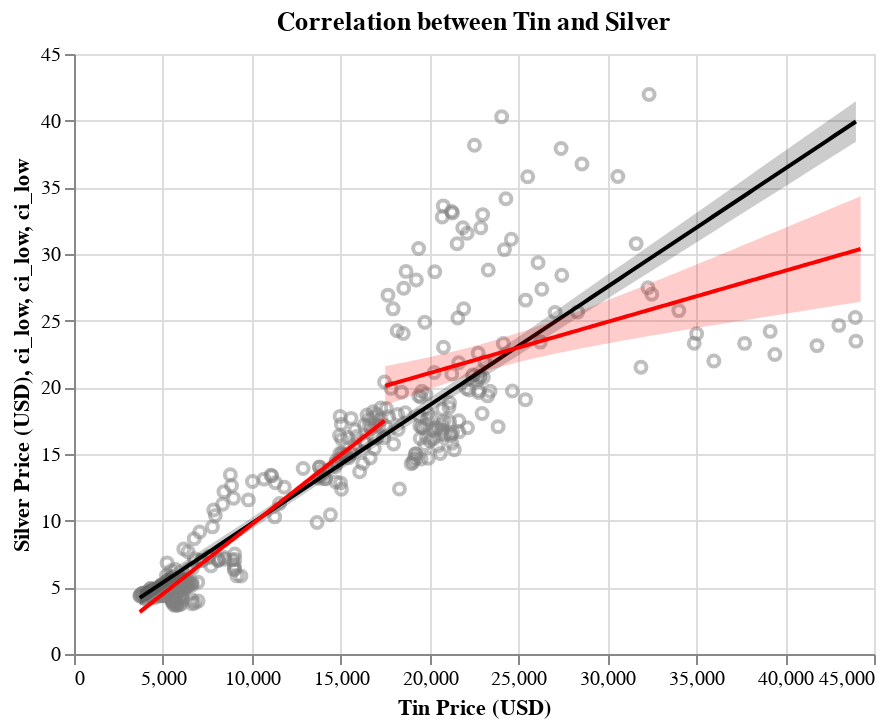

Notebook cell for this chart:
### Markdown cell above
**Gold**

Silver has an interesting price relationship to gold. There are two lines plotted: a standard linear regression (black) and a split regression with bifurcated data when gold exceeds $1300. The split relationship brings out an interesting point in this relationship. There is a very narrow confidence interval up to a gold price of $1300. However, once the threshold is surpassed, the confidence interval widens significantly, and the slope levels off somewhat. This phenomenon is worth further investigation before modeling an accurate prediction from this relationship.

### Code cell
# Tin Analysis

# split tin at 17500
tin_17500_greater = final_df[final_df["Tin"] > 17500].copy()
tin_17500_less = final_df[final_df["Tin"] < 17500].copy()

tin_chart = base_chart(
    final_df,
    "Silver",
    "Tin",
    "Correlation between Tin and Silver",
    "Silver Price (USD)",
    "Tin Price (USD)",
)
tin_pred, tin_reg = get_reg_fit(
    final_df,
    "Silver",
    "Tin",
    dcolor="black",
)
tin_17_pred_great, tin_17_reg_great = get_reg_fit(
    tin_17500_greater, "Silver", "Tin", dcolor="red"
)
tin_17_pred_less, tin_17_reg_less = get_reg_fit(
    tin_17500_less, "Silver", "Tin", dcolor="red"
)

# Display the charts
tin_chart + tin_reg + tin_17_reg_great + tin_17_reg_less

### Figure 1 — Vega-Lite specification as saved in the notebook (floating-point values rounded to 4 significant figures; data arrays with more than 128 entries replaced by an {"elided": "..."} marker saying what was removed)
{"config": {"view": {"continuousWidth": 400, "continuousHeight": 300}}, "layer": [{"data": {"name": "data-2b93f7c314d99252cf6aa61acd5f3322"}, "mark": {"type": "point", "color": "grey", "opacity": 0.5}, "encoding": {"x": {"field": "Tin", "scale": {"zero": false}, "title": "Tin Price (USD)", "type": "quantitative"}, "y": {"field": "Silver", "scale": {"zero": false}, "title": "Silver Price (USD)", "type": "quantitative"}}, "title": "Correlation between Tin and Silver"}, {"layer": [{"mark": {"type": "errorband", "color": "black", "opacity": 0.2}, "encoding": {"x": {"field": "Tin", "type": "quantitative"}, "y": {"field": "ci_low", "type": "quantitative"}, "y2": {"field": "ci_high"}}}, {"mark": {"type": "line", "color": "black"}, "encoding": {"x": {"field": "Tin", "type": "quantitative"}, "y": {"field": "Silver", "type": "quantitative"}}}], "data": {"name": "data-481c4c32b344d85592cf289d80092d28"}}, {"layer": [{"mark": {"type": "errorband", "color": "red", "opacity": 0.2}, "encoding": {"x": {"field": "Tin", "type": "quantitative"}, "y": {"field": "ci_low", "type": "quantitative"}, "y2": {"field": "ci_high"}}}, {"mark": {"type": "line", "color": "red"}, "encoding": {"x": {"field": "Tin", "type": "quantitative"}, "y": {"field": "Silver", "type": "quantitative"}}}], "data": {"name": "data-c2784fc90025fd7168217397766f5551"}}, {"layer": [{"mark": {"type": "errorband", "color": "red", "opacity": 0.2}, "encoding": {"x": {"field": "Tin", "type": "quantitative"}, "y": {"field": "ci_low", "type": "quantitative"}, "y2": {"field": "ci_high"}}}, {"mark": {"type": "line", "color": "red"}, "encoding": {"x": {"field": "Tin", "type": "quantitative"}, "y": {"field": "Silver", "type": "quantitative"}}}], "data": {"name": "data-9c1c310ea7539ecc3479f4dda8dff435"}}], "$schema": "https://vega.github.io/schema/vega-lite/v4.17.0.json", "datasets": {"data-2b93f7c314d99252cf6aa61acd5f3322": {"elided": "396 records"}, "data-481c4c32b344d85592cf289d80092d28": [{"Tin": 3698.0, "Silver": 4.204, "ci_low": 3.6, "ci_high": 4.808}, {"Tin": 4101.0, "Silver": 4.561, "ci_low": 3.971, "ci_high": 5.152}, {"Tin": 4504.0, "Silver": 4.919, "ci_low": 4.342, "ci_high": 5.495}, {"Tin": 4907.0, "Silver": 5.276, "ci_low": 4.712, "ci_high": 5.839}, {"Tin": 5310.0, "Silver": 5.633, "ci_low": 5.083, "ci_high": 6.184}, {"Tin": 5713.0, "Silver": 5.991, "ci_low": 5.453, "ci_high": 6.528}, {"Tin": 6115.0, "Silver": 6.348, "ci_low": 5.822, "ci_high": 6.874}, {"Tin": 6518.0, "Silver": 6.705, "ci_low": 6.192, "ci_high": 7.219}, {"Tin": 6921.0, "Silver": 7.063, "ci_low": 6.56, "ci_high": 7.565}, {"Tin": 7324.0, "Silver": 7.42, "ci_low": 6.928, "ci_high": 7.912}, {"Tin": 7727.0, "Silver": 7.777, "ci_low": 7.296, "ci_high": 8.258}, {"Tin": 8130.0, "Silver": 8.135, "ci_low": 7.663, "ci_high": 8.606}, {"Tin": 8533.0, "Silver": 8.492, "ci_low": 8.03, "ci_high": 8.954}, {"Tin": 8935.0, "Silver": 8.849, "ci_low": 8.396, "ci_high": 9.303}, {"Tin": 9338.0, "Silver": 9.207, "ci_low": 8.761, "ci_high": 9.652}, {"Tin": 9741.0, "Silver": 9.564, "ci_low": 9.126, "ci_high": 10.0}, {"Tin": 10140.0, "Silver": 9.921, "ci_low": 9.49, "ci_high": 10.35}, {"Tin": 10550.0, "Silver": 10.28, "ci_low": 9.853, "ci_high": 10.7}, {"Tin": 10950.0, "Silver": 10.64, "ci_low": 10.22, "ci_high": 11.06}, {"Tin": 11350.0, "Silver": 10.99, "ci_low": 10.58, "ci_high": 11.41}, {"Tin": 11760.0, "Silver": 11.35, "ci_low": 10.94, "ci_high": 11.76}, {"Tin": 12160.0, "Silver": 11.71, "ci_low": 11.3, "ci_high": 12.12}, {"Tin": 12560.0, "Silver": 12.07, "ci_low": 11.66, "ci_high": 12.47}, {"Tin": 12960.0, "Silver": 12.42, "ci_low": 12.01, "ci_high": 12.83}, {"Tin": 13370.0, "Silver": 12.78, "ci_low": 12.37, "ci_high": 13.19}, {"Tin": 13770.0, "Silver": 13.14, "ci_low": 12.73, "ci_high": 13.55}, {"Tin": 14170.0, "Silver": 13.49, "ci_low": 13.08, "ci_high": 13.91}, {"Tin": 14580.0, "Silver": 13.85, "ci_low": 13.44, "ci_high": 14.27}, {"Tin": 14980.0, "Silver": 14.21, "ci_low": 13.79, "ci_high": 14.63}, {"Tin": 15380.0, "Silver": 14.57, "ci_low": 14.15, "ci_high": 14.99}, {"Tin": 15780.0, "Silver": 14.92, "ci_low": 14.5, "ci_high": 15.35}, {"Tin": 16190.0, "Silver": 15.28, "ci_low": 14.85, "ci_high": 15.71}, {"Tin": 16590.0, "Silver": 15.64, "ci_low": 15.2, "ci_high": 16.08}, {"Tin": 16990.0, "Silver": 16.0, "ci_low": 15.55, "ci_high": 16.44}, {"Tin": 17400.0, "Silver": 16.35, "ci_low": 15.9, "ci_high": 16.81}, {"Tin": 17800.0, "Silver": 16.71, "ci_low": 16.25, "ci_high": 17.18}, {"Tin": 18200.0, "Silver": 17.07, "ci_low": 16.59, "ci_high": 17.54}, {"Tin": 18600.0, "Silver": 17.43, "ci_low": 16.94, "ci_high": 17.91}, {"Tin": 19010.0, "Silver": 17.78, "ci_low": 17.29, "ci_high": 18.28}, {"Tin": 19410.0, "Silver": 18.14, "ci_low": 17.64, "ci_high": 18.65}, {"Tin": 19810.0, "Silver": 18.5, "ci_low": 17.98, "ci_high": 19.01}, {"Tin": 20220.0, "Silver": 18.85, "ci_low": 18.33, "ci_high": 19.38}, {"Tin": 20620.0, "Silver": 19.21, "ci_low": 18.67, "ci_high": 19.75}, {"Tin": 21020.0, "Silver": 19.57, "ci_low": 19.02, "ci_high": 20.12}, {"Tin": 21420.0, "Silver": 19.93, "ci_low": 19.36, "ci_high": 20.49}, {"Tin": 21830.0, "Silver": 20.28, "ci_low": 19.7, "ci_high": 20.86}, {"Tin": 22230.0, "Silver": 20.64, "ci_low": 20.05, "ci_high": 21.24}, {"Tin": 22630.0, "Silver": 21.0, "ci_low": 20.39, "ci_high": 21.61}, {"Tin": 23040.0, "Silver": 21.36, "ci_low": 20.73, "ci_high": 21.98}, {"Tin": 23440.0, "Silver": 21.71, "ci_low": 21.08, "ci_high": 22.35}, {"Tin": 23840.0, "Silver": 22.07, "ci_low": 21.42, "ci_high": 22.72}, {"Tin": 24240.0, "Silver": 22.43, "ci_low": 21.76, "ci_high": 23.09}, {"Tin": 24650.0, "Silver": 22.79, "ci_low": 22.1, "ci_high": 23.47}, {"Tin": 25050.0, "Silver": 23.14, "ci_low": 22.45, "ci_high": 23.84}, {"Tin": 25450.0, "Silver": 23.5, "ci_low": 22.79, "ci_high": 24.21}, {"Tin": 25860.0, "Silver": 23.86, "ci_low": 23.13, "ci_high": 24.59}, {"Tin": 26260.0, "Silver": 24.21, "ci_low": 23.47, "ci_high": 24.96}, {"Tin": 26660.0, "Silver": 24.57, "ci_low": 23.81, "ci_high": 25.33}, {"Tin": 27060.0, "Silver": 24.93, "ci_low": 24.15, "ci_high": 25.71}, {"Tin": 27470.0, "Silver": 25.29, "ci_low": 24.49, "ci_high": 26.08}, {"Tin": 27870.0, "Silver": 25.64, "ci_low": 24.84, "ci_high": 26.45}, {"Tin": 28270.0, "Silver": 26.0, "ci_low": 25.18, "ci_high": 26.83}, {"Tin": 28680.0, "Silver": 26.36, "ci_low": 25.52, "ci_high": 27.2}, {"Tin": 29080.0, "Silver": 26.72, "ci_low": 25.86, "ci_high": 27.58}, {"Tin": 29480.0, "Silver": 27.07, "ci_low": 26.2, "ci_high": 27.95}, {"Tin": 29880.0, "Silver": 27.43, "ci_low": 26.54, "ci_high": 28.32}, {"Tin": 30290.0, "Silver": 27.79, "ci_low": 26.88, "ci_high": 28.7}, {"Tin": 30690.0, "Silver": 28.15, "ci_low": 27.22, "ci_high": 29.07}, {"Tin": 31090.0, "Silver": 28.5, "ci_low": 27.56, "ci_high": 29.45}, {"Tin": 31500.0, "Silver": 28.86, "ci_low": 27.9, "ci_high": 29.82}, {"Tin": 31900.0, "Silver": 29.22, "ci_low": 28.24, "ci_high": 30.2}, {"Tin": 32300.0, "Silver": 29.58, "ci_low": 28.58, "ci_high": 30.57}, {"Tin": 32700.0, "Silver": 29.93, "ci_low": 28.92, "ci_high": 30.95}, {"Tin": 33110.0, "Silver": 30.29, "ci_low": 29.26, "ci_high": 31.32}, {"Tin": 33510.0, "Silver": 30.65, "ci_low": 29.6, "ci_high": 31.7}, {"Tin": 33910.0, "Silver": 31.0, "ci_low": 29.94, "ci_high": 32.07}, {"Tin": 34310.0, "Silver": 31.36, "ci_low": 30.28, "ci_high": 32.45}, {"Tin": 34720.0, "Silver": 31.72, "ci_low": 30.62, "ci_high": 32.82}, {"Tin": 35120.0, "Silver": 32.08, "ci_low": 30.96, "ci_high": 33.2}, {"Tin": 35520.0, "Silver": 32.43, "ci_low": 31.3, "ci_high": 33.57}, {"Tin": 35930.0, "Silver": 32.79, "ci_low": 31.64, "ci_high": 33.95}, {"Tin": 36330.0, "Silver": 33.15, "ci_low": 31.98, "ci_high": 34.32}, {"Tin": 36730.0, "Silver": 33.51, "ci_low": 32.32, "ci_high": 34.7}, {"Tin": 37130.0, "Silver": 33.86, "ci_low": 32.66, "ci_high": 35.07}, {"Tin": 37540.0, "Silver": 34.22, "ci_low": 32.99, "ci_high": 35.45}, {"Tin": 37940.0, "Silver": 34.58, "ci_low": 33.33, "ci_high": 35.82}, {"Tin": 38340.0, "Silver": 34.94, "ci_low": 33.67, "ci_high": 36.2}, {"Tin": 38750.0, "Silver": 35.29, "ci_low": 34.01, "ci_high": 36.57}, {"Tin": 39150.0, "Silver": 35.65, "ci_low": 34.35, "ci_high": 36.95}, {"Tin": 39550.0, "Silver": 36.01, "ci_low": 34.69, "ci_high": 37.32}, {"Tin": 39950.0, "Silver": 36.36, "ci_low": 35.03, "ci_high": 37.7}, {"Tin": 40360.0, "Silver": 36.72, "ci_low": 35.37, "ci_high": 38.07}, {"Tin": 40760.0, "Silver": 37.08, "ci_low": 35.71, "ci_high": 38.45}, {"Tin": 41160.0, "Silver": 37.44, "ci_low": 36.05, "ci_high": 38.83}, {"Tin": 41570.0, "Silver": 37.79, "ci_low": 36.39, "ci_high": 39.2}, {"Tin": 41970.0, "Silver": 38.15, "ci_low": 36.73, "ci_high": 39.58}, {"Tin": 42370.0, "Silver": 38.51, "ci_low": 37.06, "ci_high": 39.95}, {"Tin": 42770.0, "Silver": 38.87, "ci_low": 37.4, "ci_high": 40.33}, {"Tin": 43180.0, "Silver": 39.22, "ci_low": 37.74, "ci_high": 40.7}, {"Tin": 43580.0, "Silver": 39.58, "ci_low": 38.08, "ci_high": 41.08}, {"Tin": 43980.0, "Silver": 39.94, "ci_low": 38.42, "ci_high": 41.46}], "data-c2784fc90025fd7168217397766f5551": [{"Tin": 17510.0, "Silver": 20.11, "ci_low": 18.63, "ci_high": 21.59}, {"Tin": 17770.0, "Silver": 20.21, "ci_low": 18.76, "ci_high": 21.66}, {"Tin": 18040.0, "Silver": 20.31, "ci_low": 18.9, "ci_high": 21.73}, {"Tin": 18300.0, "Silver": 20.42, "ci_low": 19.03, "ci_high": 21.8}, {"Tin": 18570.0, "Silver": 20.52, "ci_low": 19.16, "ci_high": 21.87}, {"Tin": 18830.0, "Silver": 20.62, "ci_low": 19.3, "ci_high": 21.94}, {"Tin": 19100.0, "Silver": 20.72, "ci_low": 19.43, "ci_high": 22.01}, {"Tin": 19360.0, "Silver": 20.82, "ci_low": 19.56, "ci_high": 22.09}, {"Tin": 19630.0, "Silver": 20.92, "ci_low": 19.68, "ci_high": 22.16}, {"Tin": 19890.0, "Silver": 21.03, "ci_low": 19.81, "ci_high": 22.24}, {"Tin": 20160.0, "Silver": 21.13, "ci_low": 19.93, "ci_high": 22.32}, {"Tin": 20420.0, "Silver": 21.23, "ci_low": 20.06, "ci_high": 22.4}, {"Tin": 20690.0, "Silver": 21.33, "ci_low": 20.18, "ci_high": 22.48}, {"Tin": 20950.0, "Silver": 21.43, "ci_low": 20.3, "ci_high": 22.56}, {"Tin": 21220.0, "Silver": 21.53, "ci_low": 20.42, "ci_high": 22.65}, {"Tin": 21480.0, "Silver": 21.64, "ci_low": 20.53, "ci_high": 22.74}, {"Tin": 21750.0, "Silver": 21.74, "ci_low": 20.65, "ci_high": 22.82}, {"Tin": 22010.0, "Silver": 21.84, "ci_low": 20.76, "ci_high": 22.91}, {"Tin": 22270.0, "Silver": 21.94, "ci_low": 20.87, "ci_high": 23.01}, {"Tin": 22540.0, "Silver": 22.04, "ci_low": 20.98, "ci_high": 23.1}, {"Tin": 22800.0, "Silver": 22.14, "ci_low": 21.09, "ci_high": 23.2}, {"Tin": 23070.0, "Silver": 22.24, "ci_low": 21.19, "ci_high": 23.3}, {"Tin": 23330.0, "Silver": 22.35, "ci_low": 21.29, "ci_high": 23.4}, {"Tin": 23600.0, "Silver": 22.45, "ci_low": 21.39, "ci_high": 23.5}, {"Tin": 23860.0, "Silver": 22.55, "ci_low": 21.49, "ci_high": 23.61}, {"Tin": 24130.0, "Silver": 22.65, "ci_low": 21.59, "ci_high": 23.72}, {"Tin": 24390.0, "Silver": 22.75, "ci_low": 21.68, "ci_high": 23.83}, {"Tin": 24660.0, "Silver": 22.85, "ci_low": 21.77, "ci_high": 23.94}, {"Tin": 24920.0, "Silver": 22.96, "ci_low": 21.86, "ci_high": 24.05}, {"Tin": 25190.0, "Silver": 23.06, "ci_low": 21.95, "ci_high": 24.17}, {"Tin": 25450.0, "Silver": 23.16, "ci_low": 22.03, "ci_high": 24.29}, {"Tin": 25720.0, "Silver": 23.26, "ci_low": 22.12, "ci_high": 24.41}, {"Tin": 25980.0, "Silver": 23.36, "ci_low": 22.2, "ci_high": 24.53}, {"Tin": 26250.0, "Silver": 23.46, "ci_low": 22.28, "ci_high": 24.65}, {"Tin": 26510.0, "Silver": 23.57, "ci_low": 22.36, "ci_high": 24.77}, {"Tin": 26780.0, "Silver": 23.67, "ci_low": 22.43, "ci_high": 24.9}, {"Tin": 27040.0, "Silver": 23.77, "ci_low": 22.51, "ci_high": 25.03}, {"Tin": 27300.0, "Silver": 23.87, "ci_low": 22.59, "ci_high": 25.16}, {"Tin": 27570.0, "Silver": 23.97, "ci_low": 22.66, "ci_high": 25.29}, {"Tin": 27830.0, "Silver": 24.07, "ci_low": 22.73, "ci_high": 25.42}, {"Tin": 28100.0, "Silver": 24.18, "ci_low": 22.8, "ci_high": 25.55}, {"Tin": 28360.0, "Silver": 24.28, "ci_low": 22.87, "ci_high": 25.68}, {"Tin": 28630.0, "Silver": 24.38, "ci_low": 22.94, "ci_high": 25.82}, {"Tin": 28890.0, "Silver": 24.48, "ci_low": 23.01, "ci_high": 25.95}, {"Tin": 29160.0, "Silver": 24.58, "ci_low": 23.08, "ci_high": 26.09}, {"Tin": 29420.0, "Silver": 24.68, "ci_low": 23.14, "ci_high": 26.22}, {"Tin": 29690.0, "Silver": 24.79, "ci_low": 23.21, "ci_high": 26.36}, {"Tin": 29950.0, "Silver": 24.89, "ci_low": 23.28, "ci_high": 26.5}, {"Tin": 30220.0, "Silver": 24.99, "ci_low": 23.34, "ci_high": 26.64}, {"Tin": 30480.0, "Silver": 25.09, "ci_low": 23.41, "ci_high": 26.77}, {"Tin": 30750.0, "Silver": 25.19, "ci_low": 23.47, "ci_high": 26.91}, {"Tin": 31010.0, "Silver": 25.29, "ci_low": 23.53, "ci_high": 27.05}, {"Tin": 31280.0, "Silver": 25.39, "ci_low": 23.6, "ci_high": 27.19}, {"Tin": 31540.0, "Silver": 25.5, "ci_low": 23.66, "ci_high": 27.33}, {"Tin": 31810.0, "Silver": 25.6, "ci_low": 23.72, "ci_high": 27.48}, {"Tin": 32070.0, "Silver": 25.7, "ci_low": 23.78, "ci_high": 27.62}, {"Tin": 32330.0, "Silver": 25.8, "ci_low": 23.84, "ci_high": 27.76}, {"Tin": 32600.0, "Silver": 25.9, "ci_low": 23.9, "ci_high": 27.9}, {"Tin": 32860.0, "Silver": 26.0, "ci_low": 23.96, "ci_high": 28.04}, {"Tin": 33130.0, "Silver": 26.11, "ci_low": 24.02, "ci_high": 28.19}, {"Tin": 33390.0, "Silver": 26.21, "ci_low": 24.08, "ci_high": 28.33}, {"Tin": 33660.0, "Silver": 26.31, "ci_low": 24.14, "ci_high": 28.47}, {"Tin": 33920.0, "Silver": 26.41, "ci_low": 24.2, "ci_high": 28.62}, {"Tin": 34190.0, "Silver": 26.51, "ci_low": 24.26, "ci_high": 28.76}, {"Tin": 34450.0, "Silver": 26.61, "ci_low": 24.32, "ci_high": 28.91}, {"Tin": 34720.0, "Silver": 26.72, "ci_low": 24.38, "ci_high": 29.05}, {"Tin": 34980.0, "Silver": 26.82, "ci_low": 24.44, "ci_high": 29.2}, {"Tin": 35250.0, "Silver": 26.92, "ci_low": 24.5, "ci_high": 29.34}, {"Tin": 35510.0, "Silver": 27.02, "ci_low": 24.56, "ci_high": 29.49}, {"Tin": 35780.0, "Silver": 27.12, "ci_low": 24.61, "ci_high": 29.63}, {"Tin": 36040.0, "Silver": 27.22, "ci_low": 24.67, "ci_high": 29.78}, {"Tin": 36310.0, "Silver": 27.33, "ci_low": 24.73, "ci_high": 29.92}, {"Tin": 36570.0, "Silver": 27.43, "ci_low": 24.79, "ci_high": 30.07}, {"Tin": 36840.0, "Silver": 27.53, "ci_low": 24.84, "ci_high": 30.21}, {"Tin": 37100.0, "Silver": 27.63, "ci_low": 24.9, "ci_high": 30.36}, {"Tin": 37360.0, "Silver": 27.73, "ci_low": 24.96, "ci_high": 30.51}, {"Tin": 37630.0, "Silver": 27.83, "ci_low": 25.02, "ci_high": 30.65}, {"Tin": 37890.0, "Silver": 27.94, "ci_low": 25.07, "ci_high": 30.8}, {"Tin": 38160.0, "Silver": 28.04, "ci_low": 25.13, "ci_high": 30.94}, {"Tin": 38420.0, "Silver": 28.14, "ci_low": 25.19, "ci_high": 31.09}, {"Tin": 38690.0, "Silver": 28.24, "ci_low": 25.24, "ci_high": 31.24}, {"Tin": 38950.0, "Silver": 28.34, "ci_low": 25.3, "ci_high": 31.38}, {"Tin": 39220.0, "Silver": 28.44, "ci_low": 25.36, "ci_high": 31.53}, {"Tin": 39480.0, "Silver": 28.54, "ci_low": 25.41, "ci_high": 31.68}, {"Tin": 39750.0, "Silver": 28.65, "ci_low": 25.47, "ci_high": 31.82}, {"Tin": 40010.0, "Silver": 28.75, "ci_low": 25.52, "ci_high": 31.97}, {"Tin": 40280.0, "Silver": 28.85, "ci_low": 25.58, "ci_high": 32.12}, {"Tin": 40540.0, "Silver": 28.95, "ci_low": 25.64, "ci_high": 32.27}, {"Tin": 40810.0, "Silver": 29.05, "ci_low": 25.69, "ci_high": 32.41}, {"Tin": 41070.0, "Silver": 29.15, "ci_low": 25.75, "ci_high": 32.56}, {"Tin": 41340.0, "Silver": 29.26, "ci_low": 25.8, "ci_high": 32.71}, {"Tin": 41600.0, "Silver": 29.36, "ci_low": 25.86, "ci_high": 32.86}, {"Tin": 41870.0, "Silver": 29.46, "ci_low": 25.92, "ci_high": 33.0}, {"Tin": 42130.0, "Silver": 29.56, "ci_low": 25.97, "ci_high": 33.15}, {"Tin": 42390.0, "Silver": 29.66, "ci_low": 26.03, "ci_high": 33.3}, {"Tin": 42660.0, "Silver": 29.76, "ci_low": 26.08, "ci_high": 33.45}, {"Tin": 42920.0, "Silver": 29.87, "ci_low": 26.14, "ci_high": 33.59}, {"Tin": 43190.0, "Silver": 29.97, "ci_low": 26.19, "ci_high": 33.74}, {"Tin": 43450.0, "Silver": 30.07, "ci_low": 26.25, "ci_high": 33.89}, {"Tin": 43720.0, "Silver": 30.17, "ci_low": 26.3, "ci_high": 34.04}, {"Tin": 43980.0, "Silver": 30.27, "ci_low": 26.36, "ci_high": 34.19}, {"Tin": 44250.0, "Silver": 30.37, "ci_low": 26.41, "ci_high": 34.33}], "data-9c1c310ea7539ecc3479f4dda8dff435": [{"Tin": 3698.0, "Silver": 3.148, "ci_low": 2.921, "ci_high": 3.375}, {"Tin": 3836.0, "Silver": 3.292, "ci_low": 3.068, "ci_high": 3.515}, {"Tin": 3974.0, "Silver": 3.435, "ci_low": 3.216, "ci_high": 3.654}, {"Tin": 4112.0, "Silver": 3.579, "ci_low": 3.363, "ci_high": 3.794}, {"Tin": 4249.0, "Silver": 3.722, "ci_low": 3.51, "ci_high": 3.934}, {"Tin": 4387.0, "Silver": 3.866, "ci_low": 3.657, "ci_high": 4.074}, {"Tin": 4525.0, "Silver": 4.009, "ci_low": 3.804, "ci_high": 4.214}, {"Tin": 4662.0, "Silver": 4.153, "ci_low": 3.951, "ci_high": 4.354}, {"Tin": 4800.0, "Silver": 4.296, "ci_low": 4.098, "ci_high": 4.495}, {"Tin": 4938.0, "Silver": 4.44, "ci_low": 4.244, "ci_high": 4.635}, {"Tin": 5076.0, "Silver": 4.583, "ci_low": 4.391, "ci_high": 4.775}, {"Tin": 5213.0, "Silver": 4.727, "ci_low": 4.538, "ci_high": 4.916}, {"Tin": 5351.0, "Silver": 4.87, "ci_low": 4.684, "ci_high": 5.056}, {"Tin": 5489.0, "Silver": 5.014, "ci_low": 4.83, "ci_high": 5.197}, {"Tin": 5626.0, "Silver": 5.157, "ci_low": 4.977, "ci_high": 5.338}, {"Tin": 5764.0, "Silver": 5.301, "ci_low": 5.123, "ci_high": 5.479}, {"Tin": 5902.0, "Silver": 5.444, "ci_low": 5.269, "ci_high": 5.62}, {"Tin": 6040.0, "Silver": 5.588, "ci_low": 5.414, "ci_high": 5.761}, {"Tin": 6177.0, "Silver": 5.731, "ci_low": 5.56, "ci_high": 5.902}, {"Tin": 6315.0, "Silver": 5.875, "ci_low": 5.706, "ci_high": 6.044}, {"Tin": 6453.0, "Silver": 6.018, "ci_low": 5.851, "ci_high": 6.185}, {"Tin": 6590.0, "Silver": 6.162, "ci_low": 5.997, "ci_high": 6.327}, {"Tin": 6728.0, "Silver": 6.305, "ci_low": 6.142, "ci_high": 6.469}, {"Tin": 6866.0, "Silver": 6.449, "ci_low": 6.287, "ci_high": 6.611}, {"Tin": 7004.0, "Silver": 6.592, "ci_low": 6.432, "ci_high": 6.753}, {"Tin": 7141.0, "Silver": 6.736, "ci_low": 6.576, "ci_high": 6.896}, {"Tin": 7279.0, "Silver": 6.879, "ci_low": 6.721, "ci_high": 7.038}, {"Tin": 7417.0, "Silver": 7.023, "ci_low": 6.865, "ci_high": 7.181}, {"Tin": 7554.0, "Silver": 7.166, "ci_low": 7.009, "ci_high": 7.324}, {"Tin": 7692.0, "Silver": 7.31, "ci_low": 7.153, "ci_high": 7.467}, {"Tin": 7830.0, "Silver": 7.454, "ci_low": 7.297, "ci_high": 7.61}, {"Tin": 7968.0, "Silver": 7.597, "ci_low": 7.441, "ci_high": 7.753}, {"Tin": 8105.0, "Silver": 7.741, "ci_low": 7.584, "ci_high": 7.897}, {"Tin": 8243.0, "Silver": 7.884, "ci_low": 7.727, "ci_high": 8.041}, {"Tin": 8381.0, "Silver": 8.028, "ci_low": 7.871, "ci_high": 8.185}, {"Tin": 8518.0, "Silver": 8.171, "ci_low": 8.014, "ci_high": 8.329}, {"Tin": 8656.0, "Silver": 8.315, "ci_low": 8.156, "ci_high": 8.473}, {"Tin": 8794.0, "Silver": 8.458, "ci_low": 8.299, "ci_high": 8.617}, {"Tin": 8932.0, "Silver": 8.602, "ci_low": 8.441, "ci_high": 8.762}, {"Tin": 9069.0, "Silver": 8.745, "ci_low": 8.584, "ci_high": 8.907}, {"Tin": 9207.0, "Silver": 8.889, "ci_low": 8.726, "ci_high": 9.052}, {"Tin": 9345.0, "Silver": 9.032, "ci_low": 8.868, "ci_high": 9.197}, {"Tin": 9482.0, "Silver": 9.176, "ci_low": 9.009, "ci_high": 9.342}, {"Tin": 9620.0, "Silver": 9.319, "ci_low": 9.151, "ci_high": 9.487}, {"Tin": 9758.0, "Silver": 9.463, "ci_low": 9.293, "ci_high": 9.633}, {"Tin": 9896.0, "Silver": 9.606, "ci_low": 9.434, "ci_high": 9.779}, {"Tin": 10030.0, "Silver": 9.75, "ci_low": 9.575, "ci_high": 9.924}, {"Tin": 10170.0, "Silver": 9.893, "ci_low": 9.716, "ci_high": 10.07}, {"Tin": 10310.0, "Silver": 10.04, "ci_low": 9.857, "ci_high": 10.22}, {"Tin": 10450.0, "Silver": 10.18, "ci_low": 9.998, "ci_high": 10.36}, {"Tin": 10580.0, "Silver": 10.32, "ci_low": 10.14, "ci_high": 10.51}, {"Tin": 10720.0, "Silver": 10.47, "ci_low": 10.28, "ci_high": 10.66}, {"Tin": 10860.0, "Silver": 10.61, "ci_low": 10.42, "ci_high": 10.8}, {"Tin": 11000.0, "Silver": 10.75, "ci_low": 10.56, "ci_high": 10.95}, {"Tin": 11140.0, "Silver": 10.9, "ci_low": 10.7, "ci_high": 11.1}, {"Tin": 11270.0, "Silver": 11.04, "ci_low": 10.84, "ci_high": 11.24}, {"Tin": 11410.0, "Silver": 11.18, "ci_low": 10.98, "ci_high": 11.39}, {"Tin": 11550.0, "Silver": 11.33, "ci_low": 11.12, "ci_high": 11.54}, {"Tin": 11690.0, "Silver": 11.47, "ci_low": 11.26, "ci_high": 11.68}, {"Tin": 11820.0, "Silver": 11.62, "ci_low": 11.4, "ci_high": 11.83}, {"Tin": 11960.0, "Silver": 11.76, "ci_low": 11.54, "ci_high": 11.98}, {"Tin": 12100.0, "Silver": 11.9, "ci_low": 11.68, "ci_high": 12.12}, {"Tin": 12240.0, "Silver": 12.05, "ci_low": 11.82, "ci_high": 12.27}, {"Tin": 12370.0, "Silver": 12.19, "ci_low": 11.96, "ci_high": 12.42}, {"Tin": 12510.0, "Silver": 12.33, "ci_low": 12.1, "ci_high": 12.57}, {"Tin": 12650.0, "Silver": 12.48, "ci_low": 12.24, "ci_high": 12.71}, {"Tin": 12790.0, "Silver": 12.62, "ci_low": 12.38, "ci_high": 12.86}, {"Tin": 12930.0, "Silver": 12.76, "ci_low": 12.52, "ci_high": 13.01}, {"Tin": 13060.0, "Silver": 12.91, "ci_low": 12.66, "ci_high": 13.16}, {"Tin": 13200.0, "Silver": 13.05, "ci_low": 12.8, "ci_high": 13.3}, {"Tin": 13340.0, "Silver": 13.19, "ci_low": 12.94, "ci_high": 13.45}, {"Tin": 13480.0, "Silver": 13.34, "ci_low": 13.08, "ci_high": 13.6}, {"Tin": 13610.0, "Silver": 13.48, "ci_low": 13.22, "ci_high": 13.75}, {"Tin": 13750.0, "Silver": 13.62, "ci_low": 13.35, "ci_high": 13.89}, {"Tin": 13890.0, "Silver": 13.77, "ci_low": 13.49, "ci_high": 14.04}, {"Tin": 14030.0, "Silver": 13.91, "ci_low": 13.63, "ci_high": 14.19}, {"Tin": 14160.0, "Silver": 14.06, "ci_low": 13.77, "ci_high": 14.34}, {"Tin": 14300.0, "Silver": 14.2, "ci_low": 13.91, "ci_high": 14.49}, {"Tin": 14440.0, "Silver": 14.34, "ci_low": 14.05, "ci_high": 14.63}, {"Tin": 14580.0, "Silver": 14.49, "ci_low": 14.19, "ci_high": 14.78}, {"Tin": 14720.0, "Silver": 14.63, "ci_low": 14.33, "ci_high": 14.93}, {"Tin": 14850.0, "Silver": 14.77, "ci_low": 14.47, "ci_high": 15.08}, {"Tin": 14990.0, "Silver": 14.92, "ci_low": 14.61, "ci_high": 15.23}, {"Tin": 15130.0, "Silver": 15.06, "ci_low": 14.75, "ci_high": 15.37}, {"Tin": 15270.0, "Silver": 15.2, "ci_low": 14.88, "ci_high": 15.52}, {"Tin": 15400.0, "Silver": 15.35, "ci_low": 15.02, "ci_high": 15.67}, {"Tin": 15540.0, "Silver": 15.49, "ci_low": 15.16, "ci_high": 15.82}, {"Tin": 15680.0, "Silver": 15.63, "ci_low": 15.3, "ci_high": 15.97}, {"Tin": 15820.0, "Silver": 15.78, "ci_low": 15.44, "ci_high": 16.11}, {"Tin": 15960.0, "Silver": 15.92, "ci_low": 15.58, "ci_high": 16.26}, {"Tin": 16090.0, "Silver": 16.06, "ci_low": 15.72, "ci_high": 16.41}, {"Tin": 16230.0, "Silver": 16.21, "ci_low": 15.86, "ci_high": 16.56}, {"Tin": 16370.0, "Silver": 16.35, "ci_low": 16.0, "ci_high": 16.71}, {"Tin": 16510.0, "Silver": 16.5, "ci_low": 16.13, "ci_high": 16.86}, {"Tin": 16640.0, "Silver": 16.64, "ci_low": 16.27, "ci_high": 17.0}, {"Tin": 16780.0, "Silver": 16.78, "ci_low": 16.41, "ci_high": 17.15}, {"Tin": 16920.0, "Silver": 16.93, "ci_low": 16.55, "ci_high": 17.3}, {"Tin": 17060.0, "Silver": 17.07, "ci_low": 16.69, "ci_high": 17.45}, {"Tin": 17190.0, "Silver": 17.21, "ci_low": 16.83, "ci_high": 17.6}, {"Tin": 17330.0, "Silver": 17.36, "ci_low": 16.97, "ci_high": 17.75}, {"Tin": 17470.0, "Silver": 17.5, "ci_low": 17.11, "ci_high": 17.89}]}}
